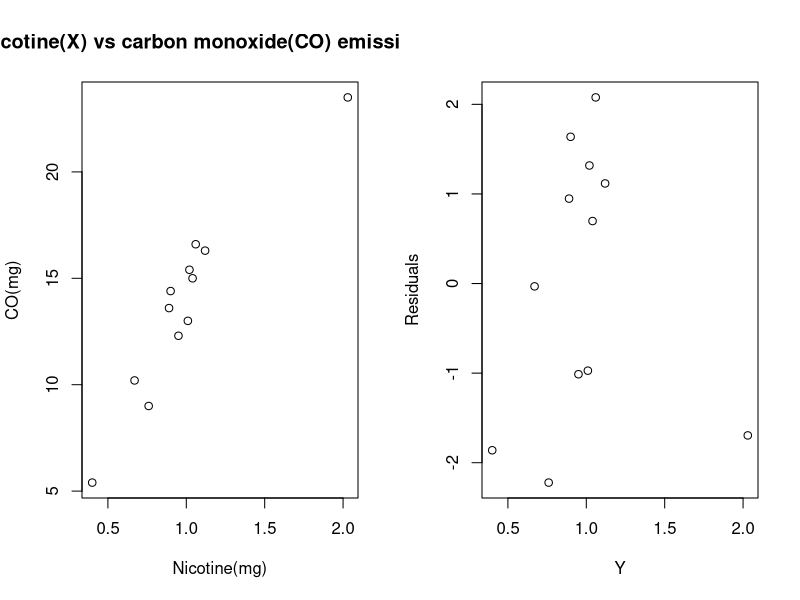

R code for this plot:
nico = c(0.89,1.06,2.03,0.67,0.4,1.04,0.76,0.95,1.12,1.02,1.01,0.9)
co = c(13.6,16.6,23.5,10.2,5.4,15,9,12.3,16.3,15.4,13,14.4)

par(mfrow = c(1,2))
plot(nico,co,
     xlab = "Nicotine(mg)",
     ylab = "CO(mg)",
     main = "nicotine(X) vs carbon monoxide(CO) emission(Y )"
)

model=lm(co~nico)
resi = resid(model)
print(sum(resi))  #this should come to zero as residual=y-y` are distributed uniformly about the x axis`
plot(nico,resi, ylab="Residuals", xlab="Y") #if residuals are randomly scatted the linear regression is the best fit

print(model)
print(summary(model))

V=predict(model) #gives the estimated new values
print(V)
z=as.numeric(coef(model)) #stores the value of intercept and slope in array z
#to predict a new value for x will be given by
# y=z[1]+z[2]*x




